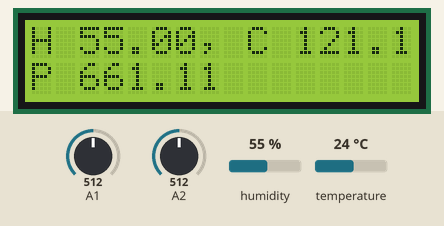
Recording of a sketch running on a simulated Arduino Uno, built with avr-gcc and run on an emulated ATmega328P. Shown: 16×2 character LCD. The inputs (shaded band) are chosen by the test bench; at power-on: humidity 55 %, A1 = 512, A2 = 512, temperature 24 °C. What the sketch prints to the serial monitor is not drawn.

Above: at 1.2 s.
1.3 s: humidity set to 22 %
At 2.4 s:
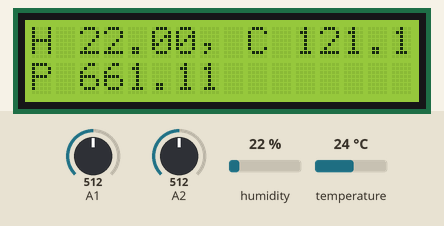
3.6 s: A1 set to 716
At 4.8 s:
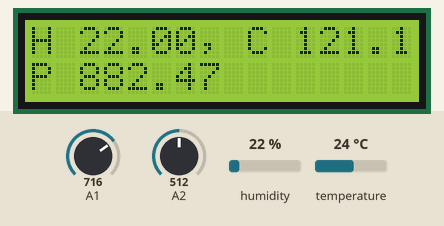
5.2 s: A2 set to 716
At 5.7 s:
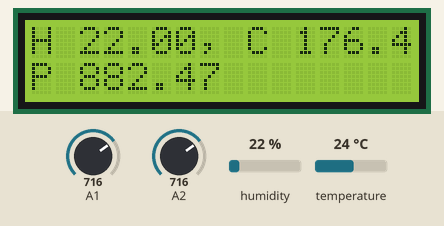
6.7 s: humidity set to 40 %
At 9.5 s:
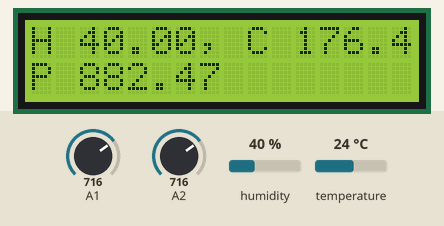
9.8 s: A1 set to 992
At 11.1 s:
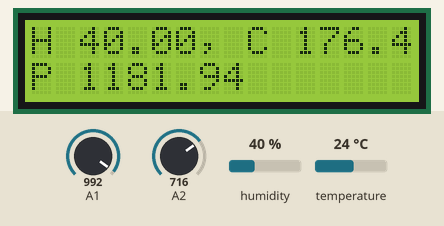
11.4 s: A2 set to 992
At 12.1 s:
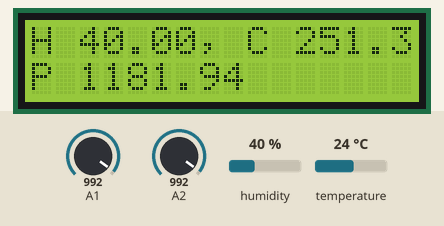
Timing chart, 0 to 13.9 s (numbered marks = the images above; inputs shaded):
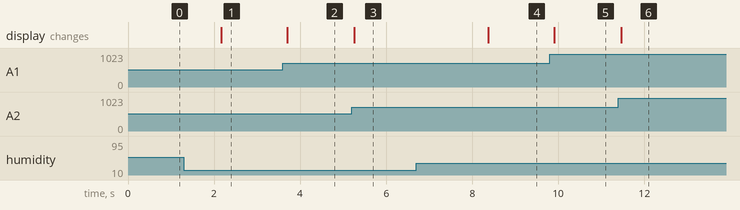

Measured:
- after the input at 1.3 s, the display: changes after 0.87 s (image 1)
- after the input at 3.6 s, the display: changes after 0.10 s (image 2)
- after the input at 5.2 s, the display: changes after 0.06 s (image 3)
- after the input at 6.7 s, the display: changes after 1.7 s (image 4)
- after the input at 9.8 s, the display: changes after 0.11 s (image 5)
- after the input at 11.4 s, the display: changes after 0.07 s (image 6)

The sketch:

FAICS.ino
```cpp
/* FAICS 1.0
 * Forsker'n Awesome Indoor Climate Software
 *
 * Made by some students at HVS
 */

// Include libraries
#include <DHT.h>
#include <LiquidCrystal.h>

// Initialize the LCD
LiquidCrystal lcd(12, 11, 5, 4, 3, 2);

// Initialize the humidity/temperature sensor
DHT dht(7, DHT11);

void setup()
{
    // Set the serial bitrate
    Serial.begin(9600);

    // Set up the LCD's number of columns and rows
    lcd.begin(16, 2);

    // Start the humidity/temperature sensor
    dht.begin();
}

void loop()
{
    // Read the humidity
    float h = dht.readHumidity();

    // Read the temperature in celsius from the LM35 sensor
    float c = ((5.0 * analogRead(A2) * 100.0) / 1024 - 32) / 1.8;

    // Read the pressure and convert to hPa
    float p = ((analogRead(A1) / 1024.0) + 0.095) / 0.000009 / 100;

    // Print the data to Serial
    Serial.print("Humidity: ");
    Serial.print(h);
    Serial.print("%/t, Temperature: ");
    Serial.print(c);
    Serial.print(" deg.C, Pressure: ");
    Serial.print(p);
    Serial.println(" hPa");

    // Clear the screen and reset the cursor position
    lcd.clear();
    lcd.setCursor(0, 0);

    // Print the data to the LCD
    lcd.print("H ");
    lcd.print(h);
    lcd.print(", C ");
    lcd.print(c);
    lcd.setCursor(0, 1);
    lcd.print("P ");
    lcd.print(p);

    // Delay before next loop
    delay(500);
}
```
